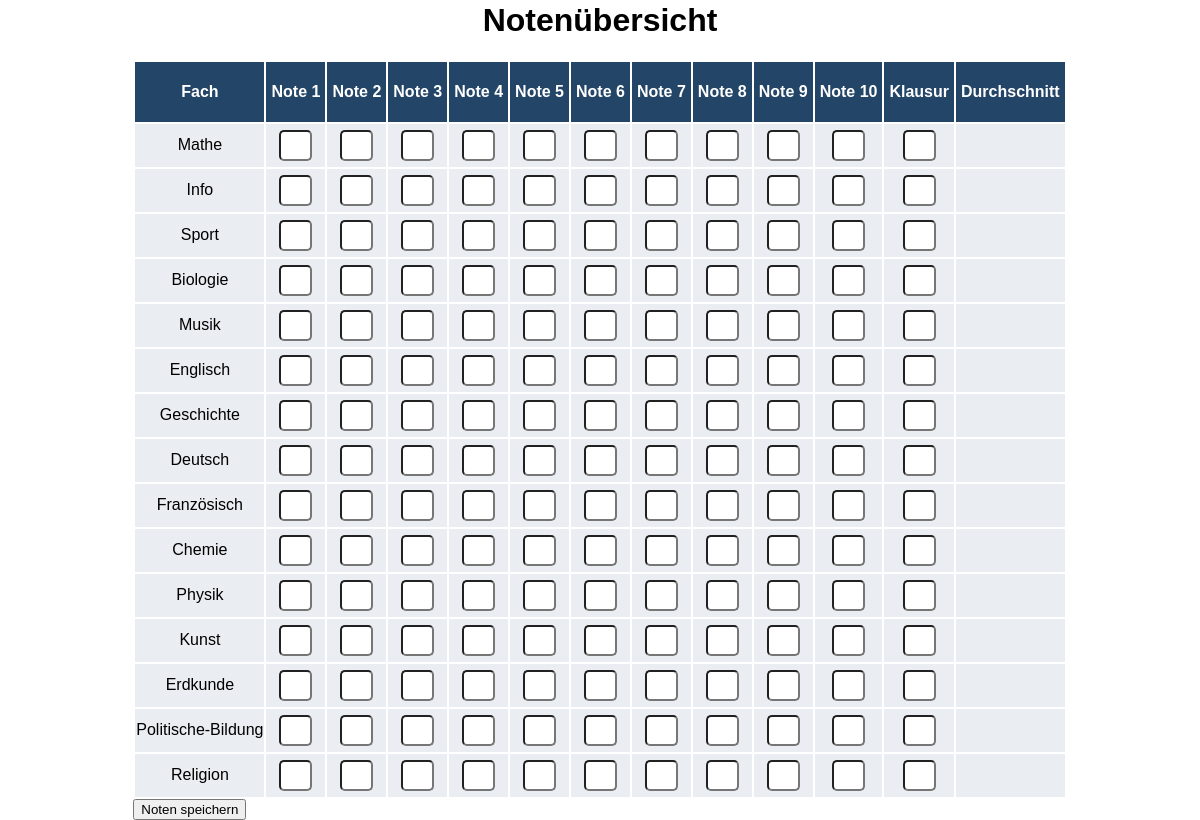
The app's page /noten/ (signed in) with its own data.
### stundenplan/models.py (models this page shows, shortened)
class Subject(models.Model):
    abkuerzung = models.CharField(max_length=3, unique=True)
    name = models.CharField(max_length=100, unique=True)
    grade = models.ManyToManyField(Grade, through='Subject_Grade')
    class Meta:
        verbose_name = 'Fach'
        verbose_name_plural = 'Fächer'
    pass

### notentabelle/views.py (the view)
# urls.py: path('', index_view, name='index_view'),
def index_view(request):
    user_class = request.user.profile.klasse
    subjects_in_class = Subject.objects.filter(grade=user_class.grade).distinct()
    marks = Mark.objects.filter(user=request.user, subject__in=subjects_in_class)
    return render(request, 'tabelle.html', {'marks': marks, 'subjects_in_class': subjects_in_class,}) # 'semester_marks': semester_marks

### notentabelle/templatetags/noten_tags.py (called while the page is built)
@register.filter
def get_mark_for_subject(marks, subject):
    return marks.filter(subject=subject).first()

### templates/tabelle.html (shortened to what this page needs)
{% load noten_tags %}
<!DOCTYPE html>
<html lang="en">
<head>
    {% load static %}
    <link rel="stylesheet" type="text/css" href="{% static 'tabelle.css' %}">
</head>
<body>
    <h1>Notenübersicht</h1>
    <form method="post" action="{% url 'save_marks' %}">
        <table border="1">
            <thead>
                <tr class="text-fields">
                    <th>Fach</th>
                    <th>Note 1</th>
                    <th>Note 2</th>
                    <th>Note 3</th>
                    <th>Note 4</th>
                    <th>Note 5</th>
                    <th>Note 6</th>
                    <th>Note 7</th>
                    <th>Note 8</th>
                    <th>Note 9</th>
                    <th>Note 10</th>
                    <th>Klausur</th>
                    <th>Durchschnitt</th>
                </tr>
            </thead>
            <tbody>
                {% for subject in subjects_in_class %}
                <tr class="num-row">
                    <td>{{ subject.name }}</td>
                    {% with mark=marks|get_mark_for_subject:subject %}
                    <td><input type="number" name="note_1_{{ mark.id }}" value="{{ mark.note_1|default_if_none:'' }}" min="0" max="15"></td>
                    <td><input type="number" name="note_2_{{ mark.id }}" value="{{ mark.note_2|default_if_none:'' }}" min="0" max="15"></td>
                    <td><input type="number" name="note_3_{{ mark.id }}" value="{{ mark.note_3|default_if_none:'' }}" min="0" max="15"></td>
                    <td><input type="number" name="note_4_{{ mark.id }}" value="{{ mark.note_4|default_if_none:'' }}" min="0" max="15"></td>
                    <td><input type="number" name="note_5_{{ mark.id }}" value="{{ mark.note_5|default_if_none:'' }}" min="0" max="15"></td>
                    <td><input type="number" name="note_6_{{ mark.id }}" value="{{ mark.note_6|default_if_none:'' }}" min="0" max="15"></td>
                    <td><input type="number" name="note_7_{{ mark.id }}" value="{{ mark.note_7|default_if_none:'' }}" min="0" max="15"></td>
                    <td><input type="number" name="note_8_{{ mark.id }}" value="{{ mark.note_8|default_if_none:'' }}" min="0" max="15"></td>
                    <td><input type="number" name="note_9_{{ mark.id }}" value="{{ mark.note_9|default_if_none:'' }}" min="0" max="15"></td>
                    <td><input type="number" name="note_10_{{ mark.id }}" value="{{ mark.note_10|default_if_none:'' }}" min="0" max="15"></td>
                    <td><input type="number" name="klausur_{{ mark.id }}" value="{{ mark.klausur|default_if_none:'' }}" min="0" max="15"></td>
                    <td>{{ mark.average|default_if_none:"-" }}</td>
                    {% endwith %}
                </tr>
                {% endfor %}
            </tbody>
        </table>
        <button type="submit">Noten speichern</button>
    </form>
</body>
</html>

### static/tabelle.css (style rules this page uses)
:root { --background-color: #ffffff; --second-background-color: #E5E1DA; --darkrow: #23456718; --dark-accent: #526D82; --ligth-accent: #b1dae7; --dark-font: #27374D; --ligth-font: white; }
body { display: flex; justify-content: center; align-items: center; flex-direction: column; font-family: Arial, Helvetica, sans-serif; background-color: var(--background-color); height: 100vh; margin: 0; padding: 0; }
table { border: none; }
tr { border:none; background-color: var(--darkrow); }
tbody { border: none; }
th { background-color: #234567; color: var(--ligth-font); border: none; height: 50px; }
.num-row { justify-content: center; text-align: center; }

### records on screen
Subject: name "Mathe"
Subject: name "Info"
Subject: name "Sport"
Subject: name "Biologie"
Subject: name "Musik"
Subject: name "Englisch"
Subject: name "Geschichte"
Subject: name "Deutsch"
Subject: name "Französisch"
Subject: name "Chemie"
Subject: name "Physik"
Subject: name "Kunst"
Subject: name "Erdkunde"
Subject: name "Politische-Bildung"
Subject: name "Religion"
